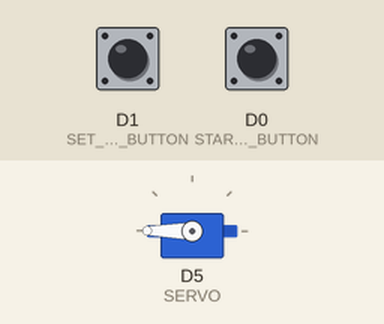
Recording of a program running on a simulated ESP8266 (NodeMCU). Parts: servo. The test bench sets the inputs (shaded band); at power-on: D0 (START_COUNTDOWN_BUTTON) HIGH, D1 (SET_TIME_BUTTON) LOW.

Above: at 1.2 s.
1.3 s: D0 (START_COUNTDOWN_BUTTON) pulled LOW for 0.15 s
At 1.9 s:
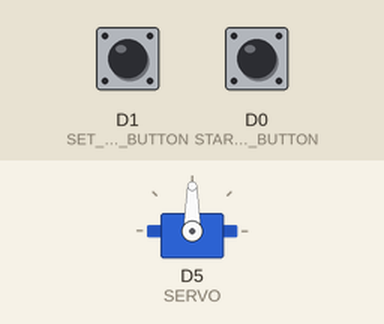
Timing chart, 0 to 4.3 s (numbered marks = the images above; inputs shaded):
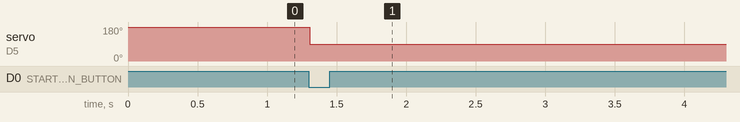

Measured:
- after the input at 1.3 s, servo on D5 (SERVO): 180° → 90° at once

The program:

main.cpp
```cpp
#include "main.h"

// Module connection pins (Digital Pins)
// Buttons
#define START_COUNTDOWN_BUTTON D0   // white wire
#define SET_TIME_BUTTON D1          // orange wire
// Display
#define CLK D2                      // blue wire
#define DIO D3                      // green wire
// Servo
#define SERVO D5                    // yellow wire


// TM1637Display
TM1637Display display(CLK, DIO);
#define SHOW_COLON 0x40             //shows colon between numbers (for HH:MM format)

// TIMER
int time_in_seconds;
boolean is_time_set;
const int MAX_TIME_SHORT_PRESS = 500; // max time for short_press in ms (above is long)

int time_button_last_state;
int time_button_pressed;
int counter_during_long_press;

//SERVO
enum SERVO_POS {
    open = 180,
    locked = 90
};
Servo servo;
int servo_pos;


void setup()
{
  // Display
  display.setBrightness(0x09);

  //Servo
  servo.attach(SERVO);
  servo_pos = SERVO_POS::open;
  servo.write(servo_pos);

  //Buttons
  pinMode(SET_TIME_BUTTON, INPUT);
  pinMode(START_COUNTDOWN_BUTTON, INPUT);
  time_button_last_state = HIGH; //Button not pressed at beginning

  //Time
  time_in_seconds = 0;
  is_time_set = false;
}

void loop()
{
  // Set time
  if (!is_time_set)
  {
    int countdown_button = digitalRead(START_COUNTDOWN_BUTTON);
    if (countdown_button == LOW)
    {
      is_time_set = true;
      //TODO check if box is closed
      servo.write(SERVO_POS::locked);
    }
    else
    {
      letUserConfigureTime();
    }
  }
  // Count down time to 0
  else
  {
    if (time_in_seconds > 0)
    {
      delay(1000);
      time_in_seconds--;
    }
    else
    {
      servo.write(SERVO_POS::open);
      is_time_set = false;
    }
  }

  displayClock(display, time_in_seconds);
}

// Shows time on TM1637Display
// e.g. 5672s -> 01:34 (HH:MM)
void displayClock(TM1637Display display, int seconds)
{
  int time = convertSecondsToTime(seconds);
  display.showNumberDecEx(time, SHOW_COLON, true);
}

// Converts seconds to clock decimal format
// e.g. 3660s -> 301 (for clock 03:01)
int convertSecondsToTime(int seconds)
{
  int hours = seconds / 3600;
  seconds -= hours * 3600;
  int minutes = seconds / 60;

  int time = minutes;  //xx:MM
  time += hours * 100; //HH:xx

  return time;
}

void letUserConfigureTime()
{
  int button_state = digitalRead(SET_TIME_BUTTON);

  // Button state changed?
  if (time_button_last_state != button_state)
  {
    if (button_state == LOW)
    {
      // Button pressed
      time_in_seconds += 60;
      time_button_pressed = millis();
    }
    else
    {
      // Button released
      time_button_pressed = 0;
    }
    time_button_last_state = button_state;
  }

  // Button hold?
  int time_diff = millis() - time_button_pressed;
  if (time_button_pressed > 0 && time_diff > MAX_TIME_SHORT_PRESS && button_state == LOW)
  {
    time_in_seconds += (60 * 5);
    delay(500);
  }
}
```

main.h
```cpp
#ifndef MAIN_H
#define MAIN_H

#include <Arduino.h>
#include <TM1637Display.h>
#include <Servo.h>


void displayClock(TM1637Display display, int seconds);
int convertSecondsToTime(int seconds);
void letUserConfigureTime();

#endif
```
